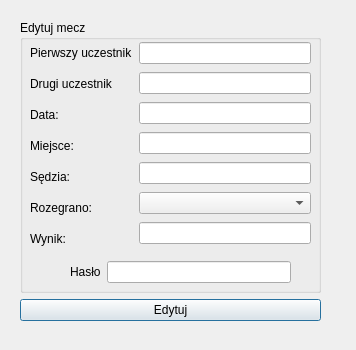
<?xml version="1.0" encoding="UTF-8"?>
<ui version="4.0">
 <class>edytuj_medcz</class>
 <widget class="QDialog" name="edytuj_medcz">
  <property name="geometry">
   <rect>
    <x>0</x>
    <y>0</y>
    <width>356</width>
    <height>350</height>
   </rect>
  </property>
  <property name="windowTitle">
   <string>Dialog</string>
  </property>
  <widget class="QWidget" name="layoutWidget_21">
   <property name="geometry">
    <rect>
     <x>20</x>
     <y>20</y>
     <width>301</width>
     <height>301</height>
    </rect>
   </property>
   <layout class="QVBoxLayout" name="verticalLayout_25">
    <item>
     <widget class="QGroupBox" name="groupBox_10">
      <property name="title">
       <string>Edytuj mecz</string>
      </property>
      <widget class="QWidget" name="layoutWidget_24">
       <property name="geometry">
        <rect>
         <x>50</x>
         <y>240</y>
         <width>221</width>
         <height>24</height>
        </rect>
       </property>
       <layout class="QHBoxLayout" name="horizontalLayout_16">
        <item>
         <widget class="QLabel" name="label_41">
          <property name="text">
           <string>Hasło</string>
          </property>
         </widget>
        </item>
        <item>
         <widget class="QLineEdit" name="lineEdit_22"/>
        </item>
       </layout>
      </widget>
      <widget class="QWidget" name="layoutWidget_25">
       <property name="geometry">
        <rect>
         <x>10</x>
         <y>20</y>
         <width>281</width>
         <height>211</height>
        </rect>
       </property>
       <layout class="QHBoxLayout" name="horizontalLayout_17">
        <item>
         <layout class="QVBoxLayout" name="verticalLayout_26">
          <item>
           <widget class="QLabel" name="label_42">
            <property name="text">
             <string>Pierwszy uczestnik</string>
            </property>
           </widget>
          </item>
          <item>
           <widget class="QLabel" name="label_43">
            <property name="text">
             <string>Drugi uczestnik</string>
            </property>
           </widget>
          </item>
          <item>
           <widget class="QLabel" name="label_44">
            <property name="text">
             <string>Data:</string>
            </property>
           </widget>
          </item>
          <item>
           <widget class="QLabel" name="label_45">
            <property name="text">
             <string>Miejsce:</string>
            </property>
           </widget>
          </item>
          <item>
           <widget class="QLabel" name="label_46">
            <property name="text">
             <string>Sędzia: </string>
            </property>
           </widget>
          </item>
          <item>
           <widget class="QLabel" name="label_48">
            <property name="text">
             <string>Rozegrano: </string>
            </property>
           </widget>
          </item>
          <item>
           <widget class="QLabel" name="label_47">
            <property name="text">
             <string>Wynik:</string>
            </property>
           </widget>
          </item>
         </layout>
        </item>
        <item>
         <layout class="QVBoxLayout" name="verticalLayout_27">
          <item>
           <widget class="QLineEdit" name="lineEdit_23"/>
          </item>
          <item>
           <widget class="QLineEdit" name="lineEdit_24"/>
          </item>
          <item>
           <widget class="QLineEdit" name="lineEdit_25"/>
          </item>
          <item>
           <widget class="QLineEdit" name="lineEdit_26"/>
          </item>
          <item>
           <widget class="QLineEdit" name="lineEdit_28"/>
          </item>
          <item>
           <widget class="QComboBox" name="comboBox"/>
          </item>
          <item>
           <widget class="QLineEdit" name="lineEdit_27"/>
          </item>
         </layout>
        </item>
       </layout>
      </widget>
     </widget>
    </item>
    <item>
     <widget class="QPushButton" name="pushButton_8">
      <property name="text">
       <string>Edytuj</string>
      </property>
     </widget>
    </item>
   </layout>
  </widget>
 </widget>
 <resources/>
 <connections/>
</ui>
